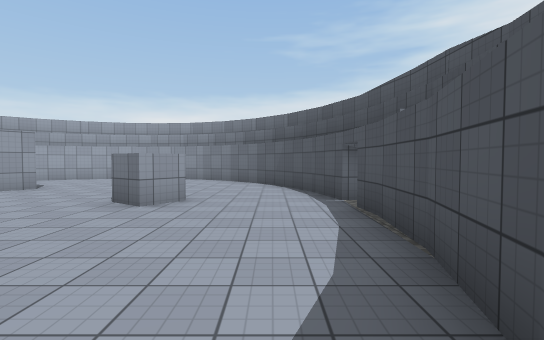
View 1 (above)

12 first-person views from a walk through a scene from a Unity 3-D project. The camera is 1.5 m above the floor, tilts 2° down and sees 85° across. The floor is counted in squares, 2 m on a side. Each view is taken from the middle of a square. On the plan, view 1 faces up. The plan holds only what a view shows up to about 10 squares ahead; the rest is blank. The place goes on beyond the plan. The player character is not drawn. Surface patterns are stand-ins for the level's own textures.

View 2
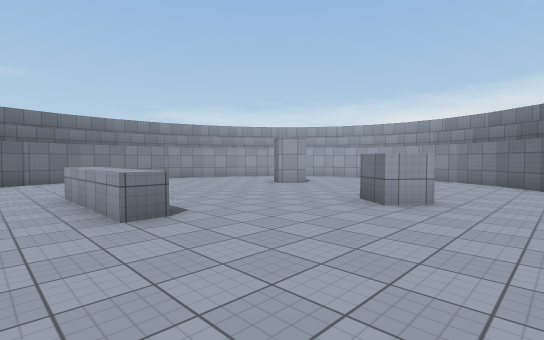

View 3
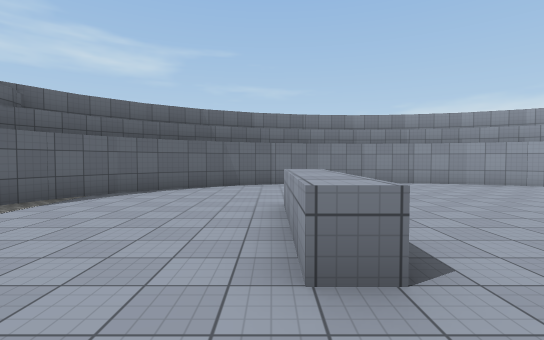

View 4
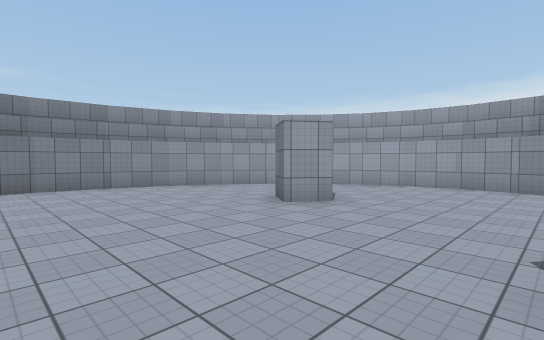

View 5
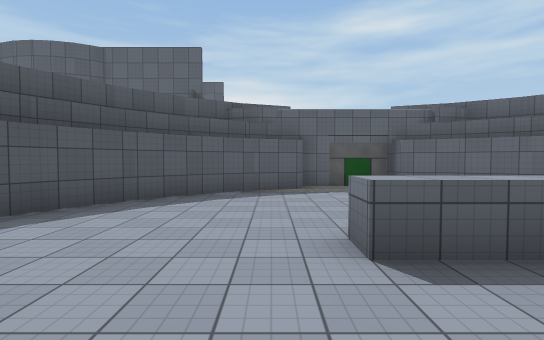

View 6
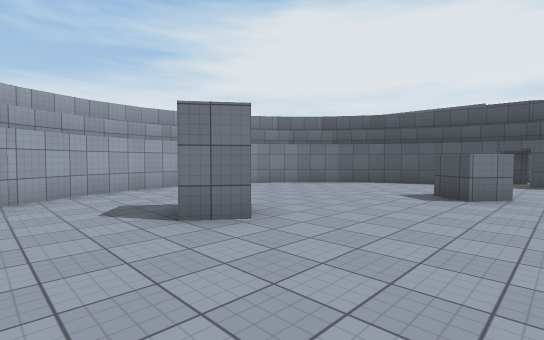

View 7
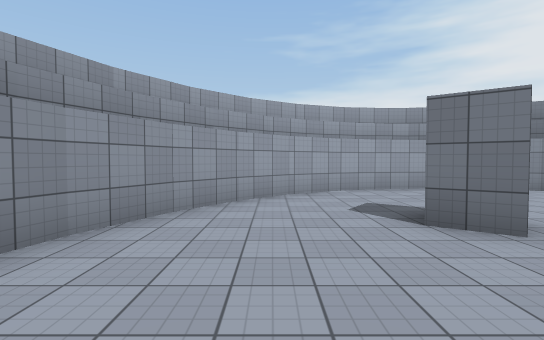

View 8
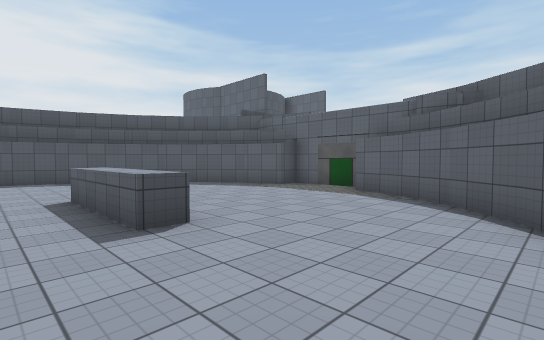

View 9
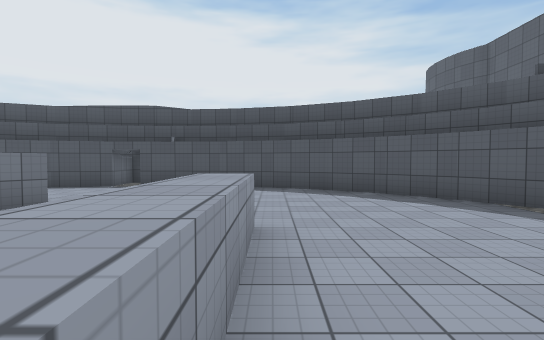

View 10
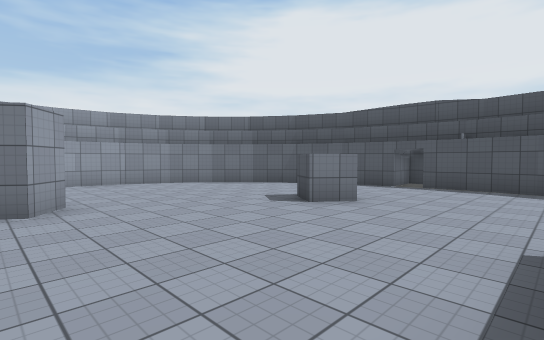

View 11
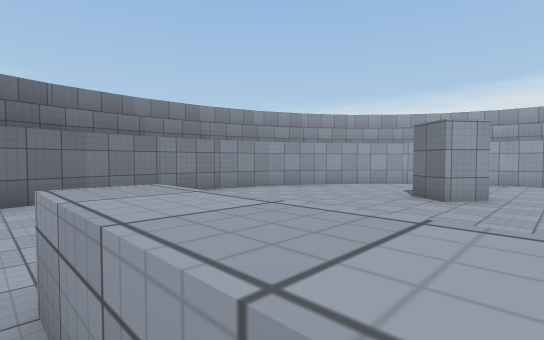

View 12
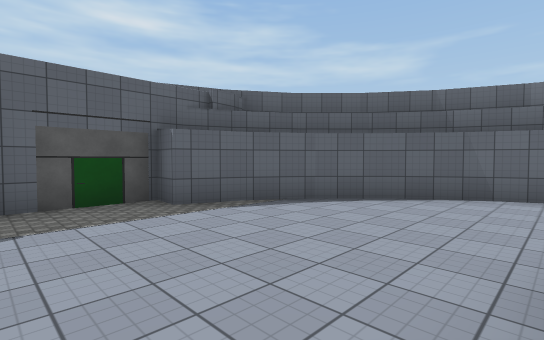

### Floor plan
Points are (right, up) in squares from view 1. A wall is a line through its corners. A room is listed if a view was taken in it or the views show most of it. See-through windows are left out.
Room 1 (views 1, 2, 3, 4, 5, 6, 7, 8, 9, 10, 11, 12)
walls: (-3.7, 1.8) (-3.7, 1.2) (-6.8, 1.2) (-6.8, 1.8) (-3.7, 1.8); (-6, 7.6) (-6.5, 6.8) (-7.3, 7.4); (-1.5, 5.5) (-2.1, 4.7) (-2.8, 5.2) (-2.3, 6); (1.4, 3.9) (1.4, 4.7); (-11.5, 4.1) (-11.4, 2.4); (1.3, 2.3) (1.4, 4.1); (-11.4, 2.5) (-11, 1); (-11.4, 5.5) (-11.5, 3.9); (0.9, 6.9) (0.3, 8.2); (-11, 7) (-11.4, 5.4); (-11.1, 1.1) (-10.4, -0.4); (0.4, 8.2) (-0.5, 9.5); (0.3, -0.4) (0.9, 1) (1.3, 2.5); (-10.4, 8.3) (-11, 6.9); (-10.5, -0.2) (-9.6, -1.6); (-0.4, 9.3) (-1.5, 10.4); (-0.5, -1.5) (0.4, -0.3); (-9.7, -1.4) (-8.6, -2.5); (2.1, 5.5) (1.3, 5.5) (0.9, 7); (-8.6, 10.4) (-9.6, 9.4) (-10.4, 8.2); (-1.4, 10.4) (-2.6, 11.1); (-1.5, -2.5) (-0.4, -1.4); (-8.7, -2.4) (-7.4, -3.2); (-7.5, 11.1) (-8.7, 10.3); (-2.5, 11.1) (-3.8, 11.5); (-3.7, 11.5) (-5, 11.7) (-6.3, 11.5); (-7.5, -3.2) (-6.3, -3.6) (-6.4, -4.4) (-3.8, -4.4) (-3.8, -3.6) (-2.6, -3.2) (-1.4, -2.4); (-6.2, 11.6) (-7.6, 11.1); (2.7, 4.8) (2.6, 5.5) (2, 5.5)

Positions as (right, up) in squares from view 1, and headings:
1: (0, 0), facing up
2: (0, 0), facing up-left
3: (-2, 1), facing left
4: (-3, 3), facing up-left
5: (-3, 4), facing down
6: (-9, 4), facing up-right
7: (-9, 4), facing up
8: (-10, 3), facing down-right
9: (-7, 1), facing right
10: (-7, 2), facing up-right
11: (-5, 1), facing up-left
12: (-4, 1), facing down-left
